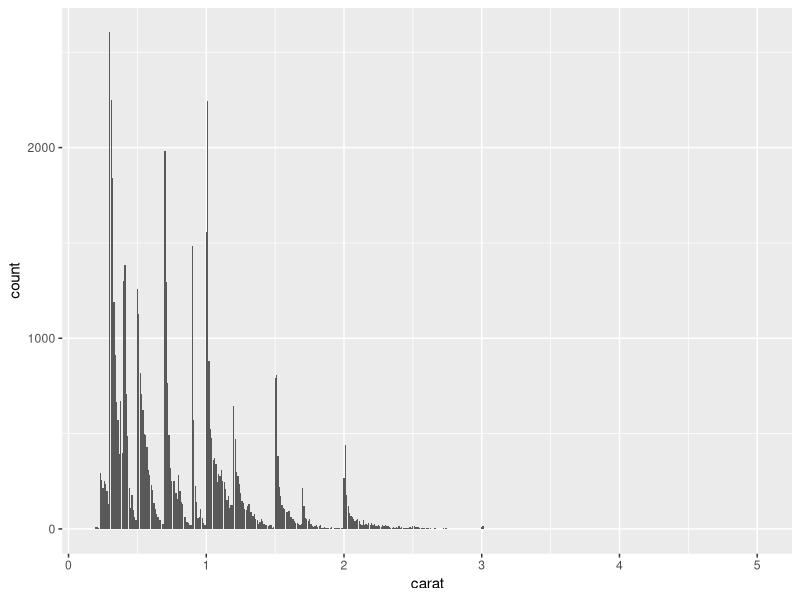

Recreate this plot in R. (Note: this script raises an error after producing the figure.)
# J. Willms, November 2019
# Programmierung für statistische Datenanalyse
# Quelltexte: Hinweise und Lösungen zu den Übungen zu Kapitel 8 
# siehe auch https://r4ds.had.co.nz/exploratory-data-analysis.html
# EDA = Exploratory Data Analysis

library(tidyverse)


########## Aufgabe 1 ######
## a) Diskrete Variable: geom_bar()
##    Kontinuierliche Variable: geom_histogram()

## b)
# Bei der Auswertung des Datensatzes diamonds wurden folgende Plots vorgeschlagen
# Was ist falsch oder zumindest fraglich und warum?
 
# Falsch? Zumindest fraglich!   carat ist kontinuierlich
ggplot(data = diamonds) +
  geom_bar(mapping = aes(x = carat))

# Falsch! cut ist diskret
ggplot(data = diamonds) +
  geom_histogram(mapping = aes(x = cut))

## Besser,  da cut: kategorial / diskret / wenige Ausprägungen
ggplot(data = diamonds) +
  geom_bar(mapping = aes(x = cut))

# da carat: kontinuierlich / stetig / "unendliche" viele Ausprägungen
ggplot(data = diamonds) +
  geom_histogram(mapping = aes(x = carat))

# Vergleiche:
ggplot(data = diamonds) +
  geom_histogram(mapping = aes(x = carat, fill=cut))

ggplot(data = diamonds) +
  geom_histogram(mapping = aes(x = carat, fill="blue"))

ggplot(data = diamonds) +
  geom_histogram(mapping = aes(x = carat), fill="blue")

ggplot(data = diamonds) +
  geom_histogram(mapping = aes(x = carat, fill=..count..))



########## Aufgabe 2 ######
###  count() und tally()  

#a)	Sind folgende Funktionsaufrufe identisch? Was bewirken Sie?
# Identisch sind
diamonds %>% tally()
diamonds %>% count()
diamonds %>% summarize(n=n())
tibble(n=nrow(diamonds))
# Zählen: Anzahl der Datensätze  

# b)	Sind folgende Funktionsaufrufe identisch? Was bewirken Sie?
# Zählen: Identisch sind
diamonds %>% group_by(carat) %>% summarize(n=n())
diamonds %>% group_by(carat) %>% tally()
diamonds %>% group_by(carat) %>% count()
# Gruppieren nach der eigentlich kontinuierlichen Variable carat
# Innerhalb der Gruppe zählen


# Zählen: Wie kann man mit count() oder tally() kürzer schreiben
diamonds %>% group_by(carat) %>% summarize(n=n())
# LSG: 
diamonds %>% count(carat)   # automatisches Gruppieren
 
# Summieren: Wie kann man mit count() oder tally() kürzer schreiben
diamonds %>% summarize(n=sum(carat)) 
# LSG: 
diamonds %>% tally(carat)  # kein Gruppieren

#  Summieren: Wie kann man mit count() oder tally() kürzer schreiben 
tibble(n=diamonds %>% select(carat) %>% sum())
# LSG: 
diamonds %>% tally(carat)  # kein Gruppieren



########## Aufgabe 3  ######
# Nur die ersten 8 Observationen aus diamonds
(dd <- diamonds[1:8,])
dd$carat    # Variable carat (Karatgewicht)

# Teilt die Daten in Intervalle der Größe 0.5 ein; gibt einen Faktor zurück
cut_width(dd$carat, 0.5)

# Teilt die Daten in Intervalle der Größe 0.5 ein und zählt;  
# gibt einen Tibble zurück
dd %>% count(cut_width(carat, 0.5))

count(dd, cut_width(carat, 0.5))
# ist Kurzform von
count(dd, cut_width(dd$carat, 0.5))
# und somit identisch zu 
dd %>% count(cut_width(carat, 0.5))



########## Aufgabe 4 ######
## a) Was bewirkt die Funktion ganzOderWeniger()?
ganzOderWeniger <- function(x, delta) {
  return(floor(x+delta) == ceiling(x))
}

## b)	Erklären Sie den folgenden Quelltext und werten Sie 
## die entsprechende Ausgabe aus. Was ist daran auffällig? 
diamonds %>% 
  filter(ganzOderWeniger(carat,0.05)) %>%  
  count(carat)

# äqivalent hierzu:
diamonds %>% 
  filter(ganzOderWeniger(carat,0.05)) %>% 
  group_by(carat) %>%
  summarize(n=n())

## c)	Vergleichen Sie folgende Variante mit Aufgabenteil b)? 
# Gibt es die Auffälligkeiten immer noch?
diamonds %>% 
  filter(ganzOderWeniger(2*carat,0.1)) %>%  
  count(carat) %>% 
  print(n=Inf)

# Lösungen
# a) ganzOderWeniger(x, delta): true <=> x+e ganzahlig für ein e mit 0<= e <= delta
delta <- 0.05
ganzOderWeniger(0.9, delta)
ganzOderWeniger(0.94, delta)
ganzOderWeniger(0.95, delta)
ganzOderWeniger(0.98, delta)
ganzOderWeniger(0.99, delta)
ganzOderWeniger(0.992, delta)
ganzOderWeniger(1, delta)
ganzOderWeniger(1.0001, delta)
ganzOderWeniger(seq(1,2, by=0.1), 0.1)

# b) Karat-Angaben direkt unter einem ganzahligen Wert (wie 0.99 oder 1.98)
#    sind ungewöhnlich selten

# c) wie b), nur dass jetzt statt Vielfache von 1 nun Vielfache von 1/2 betrachtet werden
# Ähnliche Auffälligkeiten gibt es auch bei Vielfachen von 1/2

# Zur Kontrolle
diamonds %>% filter(carat >=0.99, carat <=1) %>%  count(carat)
diamonds %>% filter(carat >=1.99, carat <=2) %>%  count(carat)
diamonds %>% filter(carat >=2.99, carat <=3) %>%  count(carat)
diamonds %>% filter(carat >=3.99, carat <=4) %>%  count(carat)
diamonds %>% filter(carat >=4.99, carat <=5) %>%  count(carat)




 
